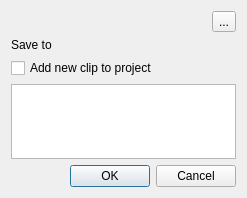
<?xml version="1.0" encoding="UTF-8"?>
<ui version="4.0">
 <class>CutJobDialog_UI</class>
 <widget class="QDialog" name="CutJobDialog_UI">
  <property name="geometry">
   <rect>
    <x>0</x>
    <y>0</y>
    <width>247</width>
    <height>198</height>
   </rect>
  </property>
  <property name="windowTitle">
   <string>Cut Clip</string>
  </property>
  <layout class="QGridLayout" name="gridLayout">
   <item row="0" column="0" colspan="2">
    <layout class="QHBoxLayout" name="horizontalLayout">
     <item>
      <widget class="QLabel" name="info_label">
       <property name="text">
        <string/>
       </property>
      </widget>
     </item>
     <item>
      <widget class="QToolButton" name="button_more">
       <property name="toolTip">
        <string>Configure job</string>
       </property>
       <property name="text">
        <string>...</string>
       </property>
       <property name="checkable">
        <bool>true</bool>
       </property>
       <property name="autoRaise">
        <bool>false</bool>
       </property>
      </widget>
     </item>
    </layout>
   </item>
   <item row="1" column="0">
    <widget class="QLabel" name="destination_label">
     <property name="text">
      <string>Save to</string>
     </property>
    </widget>
   </item>
   <item row="1" column="1">
    <widget class="KUrlRequester" name="file_url">
     <property name="mode">
      <set>KFile::File|KFile::LocalOnly</set>
     </property>
    </widget>
   </item>
   <item row="2" column="0" colspan="2">
    <widget class="QCheckBox" name="add_clip">
     <property name="text">
      <string>Add new clip to project</string>
     </property>
    </widget>
   </item>
   <item row="3" column="0" colspan="2">
    <widget class="QTextEdit" name="extra_params">
     <property name="toolTip">
      <string/>
     </property>
    </widget>
   </item>
   <item row="4" column="0">
    <spacer name="verticalSpacer">
     <property name="orientation">
      <enum>Qt::Vertical</enum>
     </property>
     <property name="sizeHint" stdset="0">
      <size>
       <width>20</width>
       <height>40</height>
      </size>
     </property>
    </spacer>
   </item>
   <item row="5" column="0" colspan="2">
    <widget class="QDialogButtonBox" name="buttonBox">
     <property name="orientation">
      <enum>Qt::Horizontal</enum>
     </property>
     <property name="standardButtons">
      <set>QDialogButtonBox::Cancel|QDialogButtonBox::Ok</set>
     </property>
    </widget>
   </item>
  </layout>
 </widget>
 <customwidgets>
  <customwidget>
   <class>KUrlRequester</class>
   <extends>QFrame</extends>
   <header>kurlrequester.h</header>
  </customwidget>
 </customwidgets>
 <resources/>
 <connections>
  <connection>
   <sender>buttonBox</sender>
   <signal>accepted()</signal>
   <receiver>CutJobDialog_UI</receiver>
   <slot>accept()</slot>
   <hints>
    <hint type="sourcelabel">
     <x>248</x>
     <y>254</y>
    </hint>
    <hint type="destinationlabel">
     <x>157</x>
     <y>274</y>
    </hint>
   </hints>
  </connection>
  <connection>
   <sender>buttonBox</sender>
   <signal>rejected()</signal>
   <receiver>CutJobDialog_UI</receiver>
   <slot>reject()</slot>
   <hints>
    <hint type="sourcelabel">
     <x>316</x>
     <y>260</y>
    </hint>
    <hint type="destinationlabel">
     <x>286</x>
     <y>274</y>
    </hint>
   </hints>
  </connection>
  <connection>
   <sender>button_more</sender>
   <signal>toggled(bool)</signal>
   <receiver>extra_params</receiver>
   <slot>setVisible(bool)</slot>
   <hints>
    <hint type="sourcelabel">
     <x>17</x>
     <y>16</y>
    </hint>
    <hint type="destinationlabel">
     <x>123</x>
     <y>131</y>
    </hint>
   </hints>
  </connection>
 </connections>
</ui>
